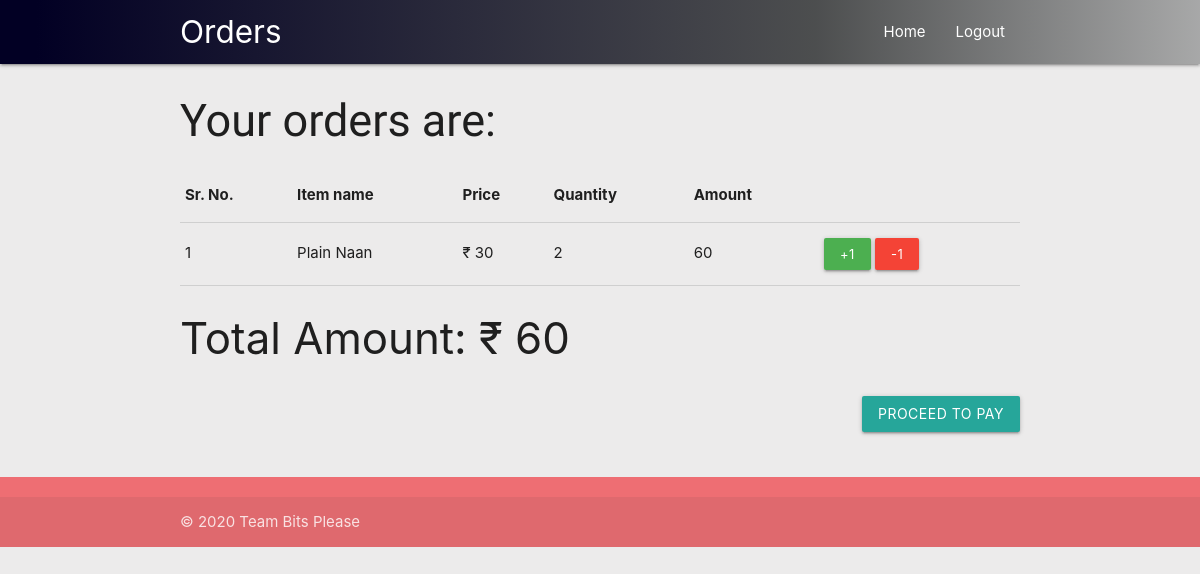
Page /meal/ (signed in) on the committed database.
### meals/models.py (models this page shows, shortened)
class MealItem(models.Model):
    meal = models.ForeignKey(Meal, on_delete=models.CASCADE, blank=False)
    food_item = models.ForeignKey(FoodItem, on_delete=models.CASCADE, blank=False)
    quantity = models.IntegerField(default=0, blank=False)
    date_added = models.DateTimeField(auto_now_add=True)
    @property
    def get_total(self):
        total = self.food_item.price * self.quantity
        return total

class FoodItem(models.Model):
    name = models.CharField(max_length=100, blank=False)
    price = models.IntegerField(blank=False)
    description = models.CharField(max_length=250, blank=False)
    veg = models.BooleanField(blank=False)
    category = models.ManyToManyField(FoodCategory)
    prep_time = models.IntegerField(blank=False)
    thumbnail = models.ImageField(blank=False)

class Meal(models.Model):
    customer = models.ForeignKey(Customer, on_delete=models.CASCADE, blank=False)
    date_ordered = models.DateTimeField(auto_now_add=True)
    complete = models.BooleanField(default=False, blank=False)
    @property
    def get_cart_total(self):
        mealitems = self.mealitem_set.all()
        total = sum([item.get_total for item in mealitems])
        return total

### meals/views.py (the view)
# urls.py: path('meal/', cart, name='cart'),
def cart(request):
    if request.user.is_authenticated:
        customer = request.user.customer
        meal, created = Meal.objects.get_or_create(customer=customer, complete=False)
        meal_items = meal.mealitem_set.all()
    else:
        return redirect('login')
    context = {'meal_items':meal_items, 'meal':meal}
    return render(request, 'cart.html', context)

### templates/cart.html (shortened to what this page needs)
{% load static %}
<!DOCTYPE html>
<html lang="en">
<head>
    <link type="text/css" rel="stylesheet" href="{% static 'css/materialize.min.css' %}" media="screen,projection"/>
    <link rel="stylesheet" href="{% static 'css/home.css' %}">
</head>
<body>
<nav class="light-blue lighten-1 nav" role="navigation">
    <div class="nav-wrapper container"><a id="logo-container" href="{% url 'menu' %}" class="brand-logo">Orders</a>
        <ul class="right hide-on-med-and-down">
            <li><a href="{% url 'menu' %}">Home</a></li>
            <li><a href="{% url 'logout' %}">Logout</a></li>
        </ul>
    </div>
</nav>
<br>
<div class="container header" style="font-size: 3em;">
    Your orders are:
</div>
<div class="container">
    <div class="section">
        <table class="highlight">
            <tr>
                <th>Sr. No.</th>
                <th>Item name</th>
                <th>Price</th>
                <th>Quantity</th>
                <th>Amount</th>
                <th></th>
            </tr>
            {% for meal_item in meal_items %}
            <tr>
                <td>{{ forloop.counter }}</td>
                <td>{{ meal_item.food_item.name }}</td>
                <td>&#8377 {{ meal_item.food_item.price }}</td>
                <td>{{ meal_item.quantity }}</td>
                <td>{{ meal_item.get_total }}</td>
                <td><button data-item="{{ meal_item.food_item.id }}" data-action="add" class="update-cart btn btn-small green">+1</button>
                    <button data-item="{{ meal_item.food_item.id }}" data-action="remove" class="update-cart btn btn-small red">-1</button></td>
            </tr>
            {% endfor %}
        </table>
        <h3>Total Amount: &#8377 {{ meal.get_cart_total }}</h3>
    </div>
</div>
<div class="container right-align">
    <button class="btn ">Proceed to Pay</button>
</div>
<br>
<br>
<footer class="page-footer col-footer">
    <div class="footer-copyright">
        <div class="container">
            <span>&copy; 2020 Team Bits Please</span>
        </div>
    </div>
</footer>
</body>
</html>

### static_in_env/css/home.css (style rules this page uses)
.nav { background: rgb(2,0,36); background: linear-gradient(90deg, rgba(2,0,36,1) 3%, rgba(77,77,77,0.9864320728291317) 68%, rgba(168,168,168,0.9948354341736695) 100%); }
body { background: rgba(236, 235, 235, 0.99) 100%; }
.header { font-family: 'Fredericka the Great', cursive; font-size: 5rem; }

### rows in the picture
MealItem: food_item.name "Plain Naan", food_item.price "30", quantity "2", get_total "60"
Meal: get_cart_total "60"
